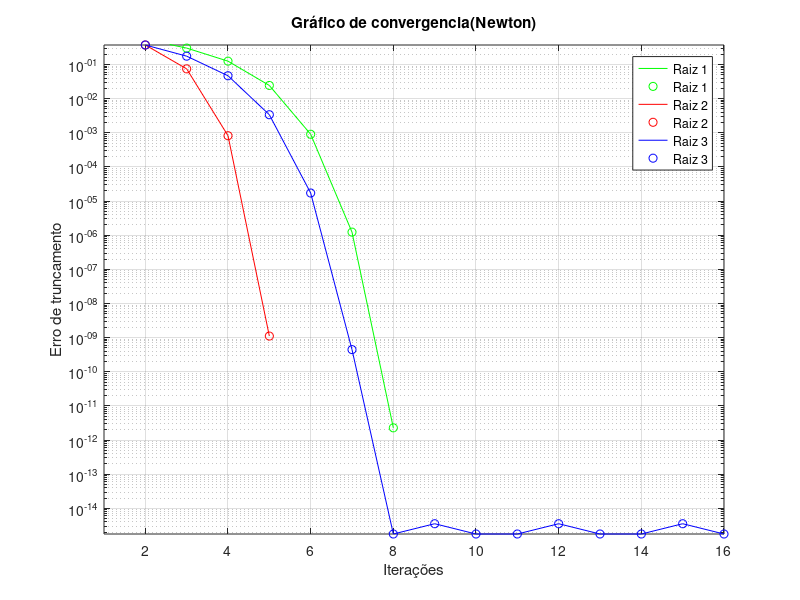

The MATLAB script that drew this image:
% INSTITUTO FEDERAL DA PARAÍBA
% CURSO SUPERIOR DE BACHARELADO EM ENGENHARIA ELÉTRICA
% CÁLCULO NUMÉRICO 2020
% EQUACÖES TRANSCENDENTES E ALGÉBRICAS
% CALCULO DE RAÍZES - MÉTODO DE NEWTON
% AUTOR: PROF. PAULO HENRIQUE DA FONSECA SILVA
% p(x)=x^(3) - 6*x^(2) + 11*x - 6
% p'(x) = 3*x^(2) - 12*x + 11
% x(n+1) = x(n) - ( p(x(n)) / p'(x(n)) )

% Atualizado por: Lucas Vieira Monteiro
% + Agora o programa percorre os 3 intervalos para encontrar as 3 raizes
% + Adicionado dois modos de plot

clear all, close all, clc, format long
TOL=1E-6; Nmax=15;


% essa variavel permite que a tolerancia seja verificada ou não
% sendo verificada, o laço while sera interrompido ao atingir um valor menor que a tolerancia
verificar_tolerancia = false;

% opt_plot controla o tipo de plot do grafico de convergencia
% 1 - Todos três gráficos no mesmo plano
% 2 - Todos três gráficos na mesma janela e separados
opt_plot = 1;


% Intervalos em que o algoritmo ira buscar as raizes
la = [0 1.6 2.6];
lb = [1.6 2.3 3.6];

for i=1:3

  a=la(i); b=lb(i); x(1)=a;

  % essas linhas sao responsaveis por testar o valor inicial de x
  % EXEMPLO:
  %         seja x = a, se p(x) * p''(x) > 0 então x = a
  %         seja x = a, se p(x) * p''(x) < 0 então x = b

  produto = (x(1).^(3) -6.*x(1).^(2) +11.*x(1) -6) * (6.*x(1) - 12);
  %verifique se p(x) * p''(x) < 0
  if(produto < 0)

    %se x == a, entao x = b
    if(x(1) == a)
      x(1) = b;

    %se x == b, entao x = a
    elseif(x(1) == b)
      x(1) = a;
    endif

  endif

  % fim do teste de valor inicial

  n=1; e(1)=0; CP=1;
  while(n<=Nmax)
   %  p = (x(n).^(3) -6.*x(n).^(2) +11.*x(n) -6);
   %  dp = (3.*x(n).^(2) -12.*x(n) +11);
   %  x(n+1) = x(n) - p./dp;
     x(n+1) = x(n) - (x(n).^(3) -6.*x(n).^(2) +11.*x(n) -6) ./ (3.*x(n).^(2) -12.*x(n) +11);
     e(n+1)=abs(x(n+1)-x(n)); CP=e(n+1);
     if( e(n+1) < TOL && verificar_tolerancia)
       n = n+1;
       break;
     endif;
     n = n+1;
  endwhile;

  % adicionar a raiz encontrada a lista de raizes
  raizes(i) = x(n);
  iteracoes(i) = n;
  % a variavel "erros" é um cell array, cada indice de erros comporta um vetor de comprimento "n"
  % por esse motivo uma matriz normal não pode ser utilizada
  erros(i) = {e};

  X=[(0:length(x)-1)' x' e'];
  disp('   -----------------------------')
  disp(X)
  disp(['   TOL = ' num2str(TOL)]);
  disp(['   Iteraçöes: ' num2str(n-1)])
  disp('   -----------------------------')

endfor



dom1 = 1:iteracoes(1);
dom2 = 1:iteracoes(2);
dom3 = 1:iteracoes(3);

if (opt_plot == 1)

  % Exibição do gráfico

  semilogy(dom1,erros{1},'g-',dom1,erros{1},'go',dom2,erros{2},'r-',dom2,erros{2},'ro',dom3,erros{3},'b-',dom3,erros{3},'bo')
  xlabel('Iterações')
  ylabel('Erro de truncamento')
  title('Gráfico de convergencia(Newton)')
  legend( "Raiz 1","Raiz 1","Raiz 2","Raiz 2","Raiz 3","Raiz 3")
  axis([1 n min(e) max(e)])
  grid on

elseif(opt_plot == 2)
  subplot (1, 3, 1);
  semilogy(dom1,erros{1},'g-',dom1,erros{1},'go')
  xlabel('Iterações')
  ylabel('Erro de truncamento')
  title (sprintf ("convergencia\n(Newton)\nRaiz X1 = %d", 1));
  axis([1 iteracoes(1) min(erros{1}) max(erros{1})])
  grid on

  subplot (1, 3, 2);
  semilogy(dom2,erros{2},'r-',dom2,erros{2},'ro')
  xlabel('Iterações')
  ylabel('Erro de truncamento')
  title (sprintf ("convergencia\n(Newton)\nRaiz X2 = %d", 2));
  axis([1 iteracoes(2) min(erros{2}) max(erros{2})])
  grid on

  subplot (1, 3, 3);
  semilogy(dom3,erros{3},'b-',dom3,erros{3},'bo')
  xlabel('Iterações')
  ylabel('Erro de truncamento')
  title (sprintf ("convergencia\n(Newton)\nRaiz X3 = %d", 3));
  axis([1 iteracoes(3) min(erros{3}) max(erros{3})])
  grid on

endif


% Exibição do gráfico
##dom = 1:n;
##plot(dom,e,'k-',dom,e,'ro')
##xlabel('Iterações')
##ylabel('Erro de truncamento')
##title('Gráfico de convergencia(Newton)')
##axis([1 n min(e) max(e)])
##grid on
